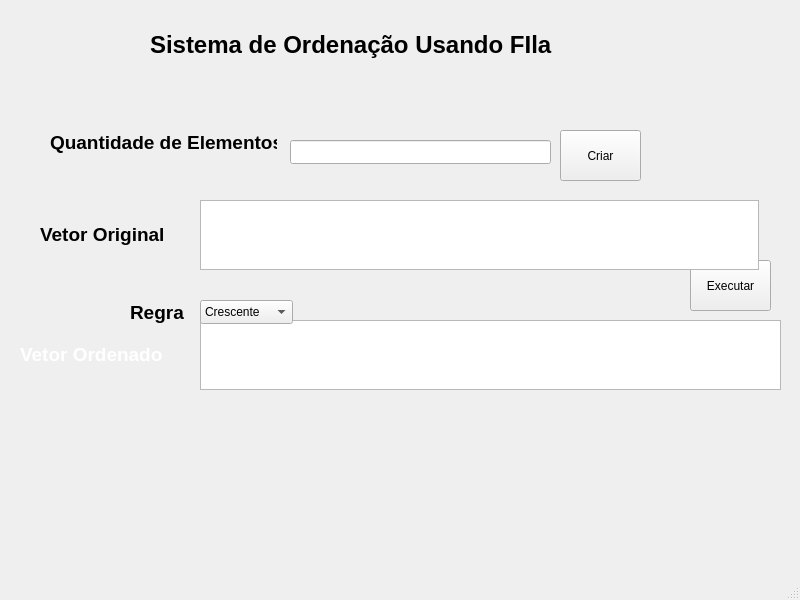
<?xml version="1.0" encoding="UTF-8"?>
<ui version="4.0">
 <class>MainWindow</class>
 <widget class="QMainWindow" name="MainWindow">
  <property name="geometry">
   <rect>
    <x>0</x>
    <y>0</y>
    <width>800</width>
    <height>600</height>
   </rect>
  </property>
  <property name="windowTitle">
   <string>MainWindow</string>
  </property>
  <widget class="QWidget" name="centralwidget">
   <widget class="QLabel" name="labelTitulo">
    <property name="geometry">
     <rect>
      <x>150</x>
      <y>10</y>
      <width>531</width>
      <height>71</height>
     </rect>
    </property>
    <property name="text">
     <string>&lt;html&gt;&lt;head/&gt;&lt;body&gt;&lt;p&gt;&lt;span style=&quot; font-size:18pt; font-weight:700;&quot;&gt;Sistema de Ordenação Usando FIla&lt;/span&gt;&lt;/p&gt;&lt;/body&gt;&lt;/html&gt;</string>
    </property>
   </widget>
   <widget class="QPushButton" name="pushButtonExecutar">
    <property name="geometry">
     <rect>
      <x>690</x>
      <y>260</y>
      <width>81</width>
      <height>51</height>
     </rect>
    </property>
    <property name="text">
     <string>Executar</string>
    </property>
   </widget>
   <widget class="QTextEdit" name="textEditVetorOrdenado">
    <property name="geometry">
     <rect>
      <x>200</x>
      <y>320</y>
      <width>581</width>
      <height>70</height>
     </rect>
    </property>
   </widget>
   <widget class="QLabel" name="labelVetorOrdenado">
    <property name="geometry">
     <rect>
      <x>20</x>
      <y>320</y>
      <width>181</width>
      <height>70</height>
     </rect>
    </property>
    <property name="text">
     <string>&lt;html&gt;&lt;head/&gt;&lt;body&gt;&lt;p&gt;&lt;span style=&quot; font-size:14pt; font-weight:700; color:#ffffff;&quot;&gt;Vetor Ordenado&lt;/span&gt;&lt;/p&gt;&lt;/body&gt;&lt;/html&gt;</string>
    </property>
   </widget>
   <widget class="QComboBox" name="comboBox">
    <property name="geometry">
     <rect>
      <x>200</x>
      <y>300</y>
      <width>93</width>
      <height>24</height>
     </rect>
    </property>
    <item>
     <property name="text">
      <string>Crescente</string>
     </property>
    </item>
    <item>
     <property name="text">
      <string>Decrescente</string>
     </property>
    </item>
   </widget>
   <widget class="QLabel" name="labelRegra">
    <property name="geometry">
     <rect>
      <x>130</x>
      <y>300</y>
      <width>61</width>
      <height>26</height>
     </rect>
    </property>
    <property name="text">
     <string>&lt;html&gt;&lt;head/&gt;&lt;body&gt;&lt;p&gt;&lt;span style=&quot; font-size:14pt; font-weight:700; color:#000000;&quot;&gt;Regra&lt;/span&gt;&lt;/p&gt;&lt;/body&gt;&lt;/html&gt;</string>
    </property>
   </widget>
   <widget class="QLabel" name="labelVetorOriginal">
    <property name="geometry">
     <rect>
      <x>40</x>
      <y>200</y>
      <width>161</width>
      <height>70</height>
     </rect>
    </property>
    <property name="text">
     <string>&lt;html&gt;&lt;head/&gt;&lt;body&gt;&lt;p&gt;&lt;span style=&quot; font-size:14pt; font-weight:700; color:#000000;&quot;&gt;Vetor Original&lt;/span&gt;&lt;/p&gt;&lt;/body&gt;&lt;/html&gt;</string>
    </property>
   </widget>
   <widget class="QTextEdit" name="textEditVetorOriginal">
    <property name="geometry">
     <rect>
      <x>200</x>
      <y>200</y>
      <width>559</width>
      <height>70</height>
     </rect>
    </property>
   </widget>
   <widget class="QLabel" name="labelQuantidadeElemento">
    <property name="geometry">
     <rect>
      <x>50</x>
      <y>130</y>
      <width>227</width>
      <height>26</height>
     </rect>
    </property>
    <property name="text">
     <string>&lt;html&gt;&lt;head/&gt;&lt;body&gt;&lt;p&gt;&lt;span style=&quot; font-size:14pt; font-weight:700; color:#000000;&quot;&gt;Quantidade de Elementos&lt;/span&gt;&lt;/p&gt;&lt;/body&gt;&lt;/html&gt;</string>
    </property>
   </widget>
   <widget class="QLineEdit" name="lineEditQuantidadeElementos">
    <property name="geometry">
     <rect>
      <x>290</x>
      <y>140</y>
      <width>261</width>
      <height>24</height>
     </rect>
    </property>
   </widget>
   <widget class="QPushButton" name="pushButtonCriar">
    <property name="geometry">
     <rect>
      <x>560</x>
      <y>130</y>
      <width>81</width>
      <height>51</height>
     </rect>
    </property>
    <property name="text">
     <string>Criar</string>
    </property>
   </widget>
  </widget>
  <widget class="QMenuBar" name="menubar">
   <property name="geometry">
    <rect>
     <x>0</x>
     <y>0</y>
     <width>800</width>
     <height>26</height>
    </rect>
   </property>
  </widget>
  <widget class="QStatusBar" name="statusbar"/>
 </widget>
 <resources/>
 <connections/>
</ui>
